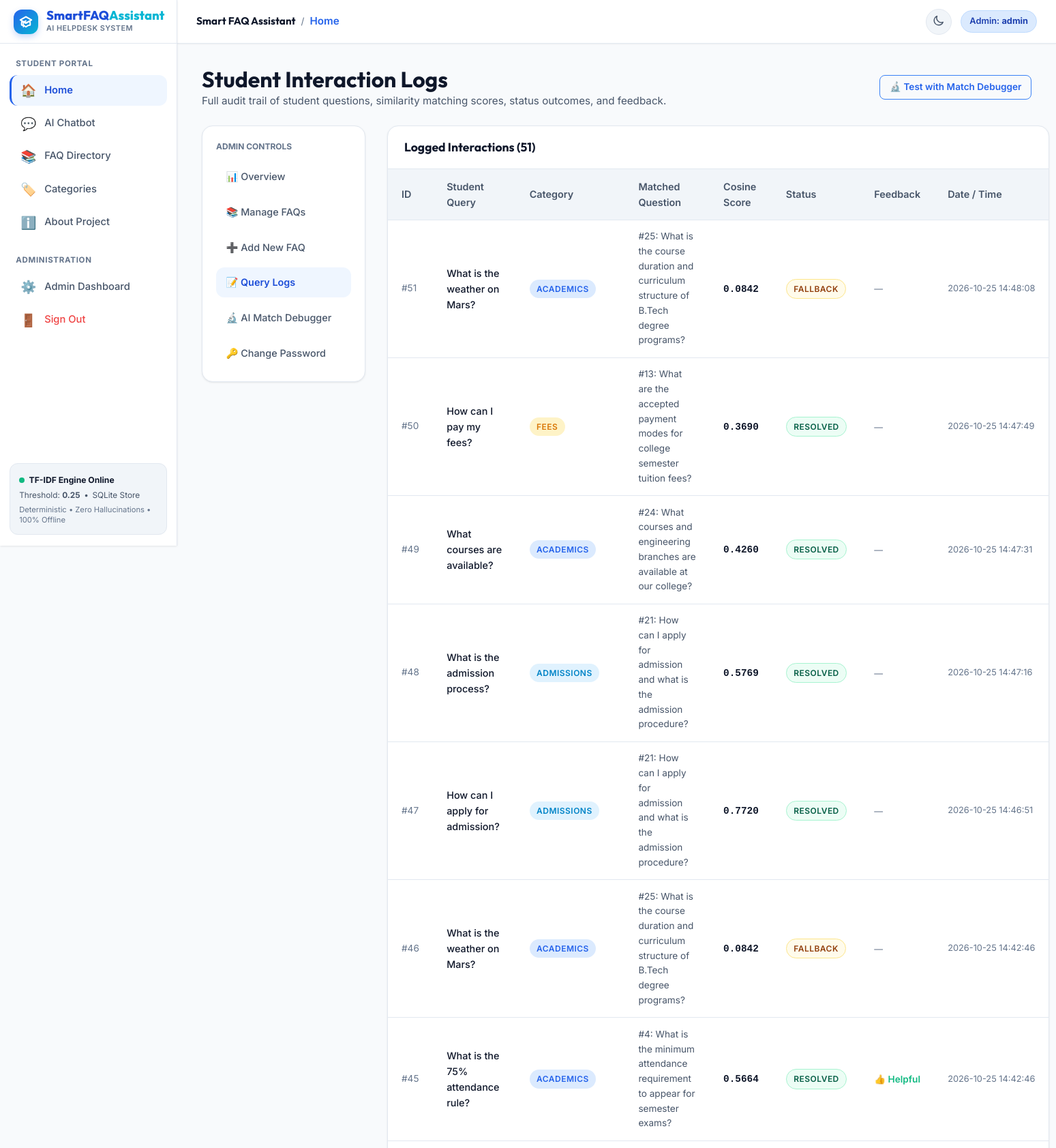
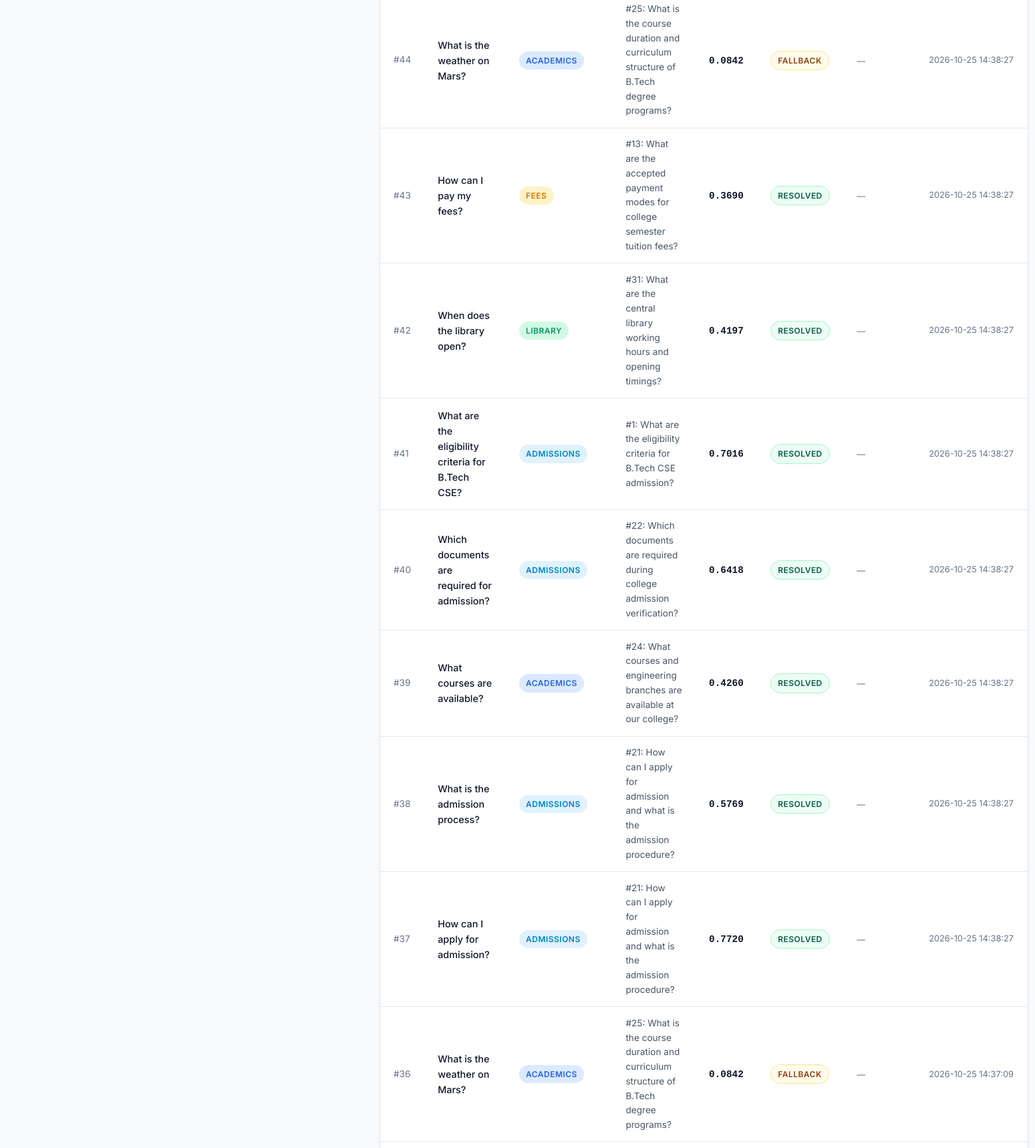
The app's page /admin/logs (signed in, upper part) with its own data (2 pictures, top to bottom).
### tables this page shows
CREATE TABLE query_logs (
            id INTEGER PRIMARY KEY AUTOINCREMENT,
            user_query TEXT NOT NULL,
            category_filter TEXT,
            matched_faq_id INTEGER,
            matched_question TEXT,
            similarity_score REAL,
            response_status TEXT NOT NULL, -- 'RESOLVED', 'FALLBACK', 'EMPTY_QUERY'
            feedback TEXT,                 -- 'HELPFUL', 'NOT_HELPFUL', or NULL
            created_at TIMESTAMP DEFAULT CURRENT_TIMESTAMP,
            FOREIGN KEY (matched_faq_id) REFERENCES faqs(id) ON DELETE SET NULL
        );

CREATE TABLE faqs (
            id INTEGER PRIMARY KEY AUTOINCREMENT,
            question TEXT NOT NULL,
            answer TEXT NOT NULL,
            category TEXT NOT NULL,
            keywords TEXT DEFAULT '',
            is_demo INTEGER DEFAULT 1,
            created_at TIMESTAMP DEFAULT CURRENT_TIMESTAMP,
            updated_at TIMESTAMP DEFAULT CURRENT_TIMESTAMP
        );

### app.py (the view)
@app.route("/admin/logs")
@admin_required
def admin_logs():
    logs = get_recent_logs(limit=100)
    return render_template("admin_logs.html", logs=logs)

### app.py (called while the page is built)
def admin_required(f):
    @wraps(f)
    def decorated_function(*args, **kwargs):
        if not session.get("is_admin"):
            flash("Please sign in as administrator to access this area.", "warning")
            return redirect(url_for("admin_login", next=request.url))
        return f(*args, **kwargs)
    return decorated_function

### database.py (called while the page is built)
def get_db(db_path=None):
    target_path = db_path or os.environ.get("DATABASE_PATH", DB_FILE)
    conn = sqlite3.connect(target_path)
    conn.row_factory = sqlite3.Row
    conn.execute("PRAGMA foreign_keys = ON;")
    return conn

def get_recent_logs(limit=50, db_path=None):
    conn = get_db(db_path)
    cursor = conn.cursor()
    cursor.execute(
        """
        SELECT ql.*, f.category as matched_category
        FROM query_logs ql
        LEFT JOIN faqs f ON ql.matched_faq_id = f.id
        ORDER BY ql.id DESC
        LIMIT ?
        """,
        (limit,)
    )
    rows = [dict(row) for row in cursor.fetchall()]
    conn.close()
    return rows

### templates/admin_logs.html (shortened to what this page needs)
{% extends "base.html" %}
{% block content %}
<div style="display: flex; align-items: center; justify-content: space-between; margin-bottom: 1.5rem; flex-wrap: wrap; gap: 1rem;">
  <div>
    <h1 style="font-size: 2rem;">Student Interaction Logs</h1>
    <p style="color: var(--text-secondary); font-size: 0.95rem;">
      Full audit trail of student questions, similarity matching scores, status outcomes, and feedback.
    </p>
  </div>
  <a href="{{ url_for('admin_debug') }}" class="btn btn-outline btn-sm">
    🔬 Test with Match Debugger
  </a>
</div>
<div class="admin-layout">
  <aside class="admin-sidebar">
    <div style="font-size: 0.75rem; font-weight: 700; text-transform: uppercase; color: var(--text-muted); margin-bottom: 0.75rem;">
      Admin Controls
    </div>
    <ul class="admin-nav">
      <li><a href="{{ url_for('admin_dashboard') }}" class="admin-nav-link"><span>📊 Overview</span></a></li>
      <li><a href="{{ url_for('admin_faqs') }}" class="admin-nav-link"><span>📚 Manage FAQs</span></a></li>
      <li><a href="{{ url_for('admin_add_faq') }}" class="admin-nav-link"><span>➕ Add New FAQ</span></a></li>
      <li><a href="{{ url_for('admin_logs') }}" class="admin-nav-link active"><span>📝 Query Logs</span></a></li>
      <li><a href="{{ url_for('admin_debug') }}" class="admin-nav-link"><span>🔬 AI Match Debugger</span></a></li>
      <li><a href="{{ url_for('admin_password') }}" class="admin-nav-link"><span>🔑 Change Password</span></a></li>
    </ul>
  </aside>
  <div class="admin-main">
    <div class="table-card">
      <div class="table-header">
        <h3 style="font-size: 1.1rem;">Logged Interactions ({{ logs | length }})</h3>
      </div>
      {% if logs %}
        <div class="data-table-wrapper">
          <table class="data-table">
            <thead>
              <tr>
                <th style="width: 50px;">ID</th>
                <th>Student Query</th>
                <th>Category</th>
                <th>Matched Question</th>
                <th>Cosine Score</th>
                <th>Status</th>
                <th>Feedback</th>
                <th>Date / Time</th>
              </tr>
            </thead>
            <tbody>
              {% for log in logs %}
                <tr>
                  <td style="color: var(--text-muted); font-size: 0.85rem;">#{{ log.id }}</td>
                  <td style="font-weight: 500; max-width: 200px;">{{ log.user_query }}</td>
                  <td>
                    {% if log.category_filter %}
                      <span class="badge cat-tag-{{ log.category_filter }}">{{ log.category_filter }}</span>
                    {% elif log.matched_category %}
                      <span class="badge cat-tag-{{ log.matched_category }}">{{ log.matched_category }}</span>
                    {% else %}
                      <span style="color: var(--text-muted); font-size: 0.8rem;">Auto</span>
                    {% endif %}
                  </td>
                  <td style="font-size: 0.85rem; color: var(--text-secondary); max-width: 220px;">
                    {% if log.matched_question %}
                      #{{ log.matched_faq_id }}: {{ log.matched_question }}
                    {% else %}
                      <span style="color: var(--text-muted); font-style: italic;">No match (Fallback)</span>
                    {% endif %}
                  </td>
                  <td>
                    <span style="font-family: monospace; font-weight: 600; font-size: 0.9rem;">
                      {{ "%.4f"|format(log.similarity_score) }}
                    </span>
                  </td>
                  <td>
                    {% if log.response_status == 'RESOLVED' %}
                      <span class="badge badge-resolved">Resolved</span>
                    {% elif log.response_status == 'FALLBACK' %}
                      <span class="badge badge-fallback">Fallback</span>
                    {% else %}
                      <span class="badge">{{ log.response_status }}</span>
                    {% endif %}
                  </td>
                  <td>
                    {% if log.feedback == 'HELPFUL' %}
                      <span style="color: var(--success-solid); font-weight: 600; font-size: 0.85rem;">👍 Helpful</span>
                    {% elif log.feedback == 'NOT_HELPFUL' %}
                      <span style="color: var(--danger-solid); font-weight: 600; font-size: 0.85rem;">👎 Unhelpful</span>
                    {% else %}
                      <span style="color: var(--text-muted); font-size: 0.8rem;">—</span>
                    {% endif %}
                  </td>
                  <td style="font-size: 0.8rem; color: var(--text-muted); white-space: nowrap;">
                    {{ log.created_at }}
                  </td>
                </tr>
              {% endfor %}
            </tbody>
          </table>
        </div>
      {% else %}
        <div style="padding: 3rem; text-align: center; color: var(--text-muted);">
          No interaction logs recorded yet.
        </div>
      {% endif %}
    </div>
  </div>
</div>
{% endblock %}

### records on screen
query_logs: id "51", user_query "What is the weather on Mars?", matched_category "ACADEMICS", matched_faq_id "25", matched_question "What is the course duration and curriculum structure of B.Tech degree programs?", similarity_score "0.0842", response_status "FALLBACK", created_at "2026-10-25 14:48:08"
query_logs: id "50", user_query "How can I pay my fees?", matched_category "FEES", matched_faq_id "13", matched_question "What are the accepted payment modes for college semester tuition fees?", similarity_score "0.3690", response_status "RESOLVED", created_at "2026-10-25 14:47:49"
query_logs: id "49", user_query "What courses are available?", matched_category "ACADEMICS", matched_faq_id "24", matched_question "What courses and engineering branches are available at our college?", similarity_score "0.4260", response_status "RESOLVED", created_at "2026-10-25 14:47:31"
query_logs: id "48", user_query "What is the admission process?", matched_category "ADMISSIONS", matched_faq_id "21", matched_question "How can I apply for admission and what is the admission procedure?", similarity_score "0.5769", response_status "RESOLVED", created_at "2026-10-25 14:47:16"
query_logs: id "47", user_query "How can I apply for admission?", matched_category "ADMISSIONS", matched_faq_id "21", matched_question "How can I apply for admission and what is the admission procedure?", similarity_score "0.7720", response_status "RESOLVED", created_at "2026-10-25 14:46:51"
query_logs: id "46", user_query "What is the weather on Mars?", matched_category "ACADEMICS", matched_faq_id "25", matched_question "What is the course duration and curriculum structure of B.Tech degree programs?", similarity_score "0.0842", response_status "FALLBACK", created_at "2026-10-25 14:42:46"
query_logs: id "45", user_query "What is the 75% attendance rule?", matched_category "ACADEMICS", matched_faq_id "4", matched_question "What is the minimum attendance requirement to appear for semester exams?", similarity_score "0.5664", response_status "RESOLVED", feedback "👍 Helpful", created_at "2026-10-25 14:42:46"
query_logs: id "44", user_query "What is the weather on Mars?", matched_category "ACADEMICS", matched_faq_id "25", matched_question "What is the course duration and curriculum structure of B.Tech degree programs?", similarity_score "0.0842", response_status "FALLBACK", created_at "2026-10-25 14:38:27"
query_logs: id "43", user_query "How can I pay my fees?", matched_category "FEES", matched_faq_id "13", matched_question "What are the accepted payment modes for college semester tuition fees?", similarity_score "0.3690", response_status "RESOLVED", created_at "2026-10-25 14:38:27"
query_logs: id "42", user_query "When does the library open?", matched_category "LIBRARY", matched_faq_id "31", matched_question "What are the central library working hours and opening timings?", similarity_score "0.4197", response_status "RESOLVED", created_at "2026-10-25 14:38:27"
query_logs: id "41", user_query "What are the eligibility criteria for B.Tech CSE?", matched_category "ADMISSIONS", matched_faq_id "1", matched_question "What are the eligibility criteria for B.Tech CSE admission?", similarity_score "0.7016", response_status "RESOLVED", created_at "2026-10-25 14:38:27"
query_logs: id "40", user_query "Which documents are required for admission?", matched_category "ADMISSIONS", matched_faq_id "22", matched_question "Which documents are required during college admission verification?", similarity_score "0.6418", response_status "RESOLVED", created_at "2026-10-25 14:38:27"
query_logs: id "39", user_query "What courses are available?", matched_category "ACADEMICS", matched_faq_id "24", matched_question "What courses and engineering branches are available at our college?", similarity_score "0.4260", response_status "RESOLVED", created_at "2026-10-25 14:38:27"
query_logs: id "38", user_query "What is the admission process?", matched_category "ADMISSIONS", matched_faq_id "21", matched_question "How can I apply for admission and what is the admission procedure?", similarity_score "0.5769", response_status "RESOLVED", created_at "2026-10-25 14:38:27"
query_logs: id "37", user_query "How can I apply for admission?", matched_category "ADMISSIONS", matched_faq_id "21", matched_question "How can I apply for admission and what is the admission procedure?", similarity_score "0.7720", response_status "RESOLVED", created_at "2026-10-25 14:38:27"
query_logs: id "36", user_query "What is the weather on Mars?", matched_category "ACADEMICS", matched_faq_id "25", matched_question "What is the course duration and curriculum structure of B.Tech degree programs?", similarity_score "0.0842", response_status "FALLBACK", created_at "2026-10-25 14:37:09"

### other values on screen
{{ threshold if threshold is defined else '0.25' }} "0.25"
{{ session.get('admin_username', 'admin') }} "admin"
{{ logs | length }} "51"
